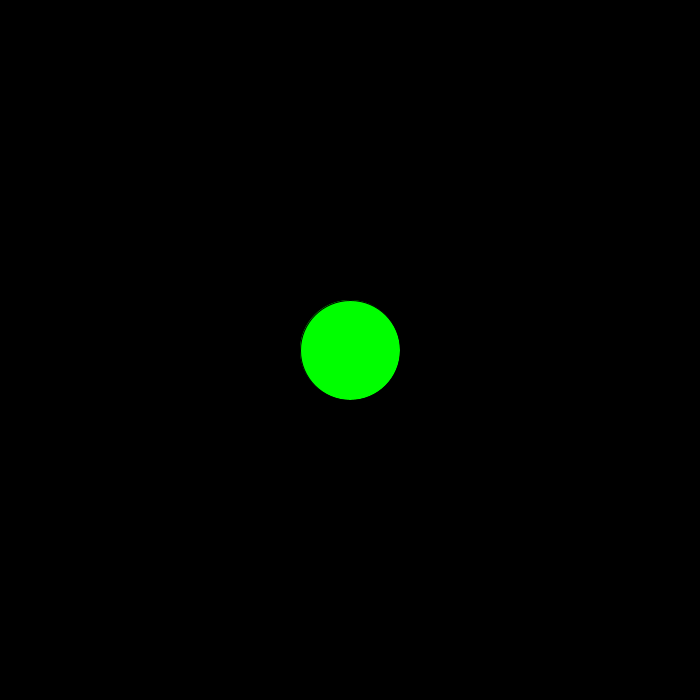
Frame 1 (no input)
Frame 60 (the mouse pressed at the canvas centre just before this capture): identical to frame 1, image omitted
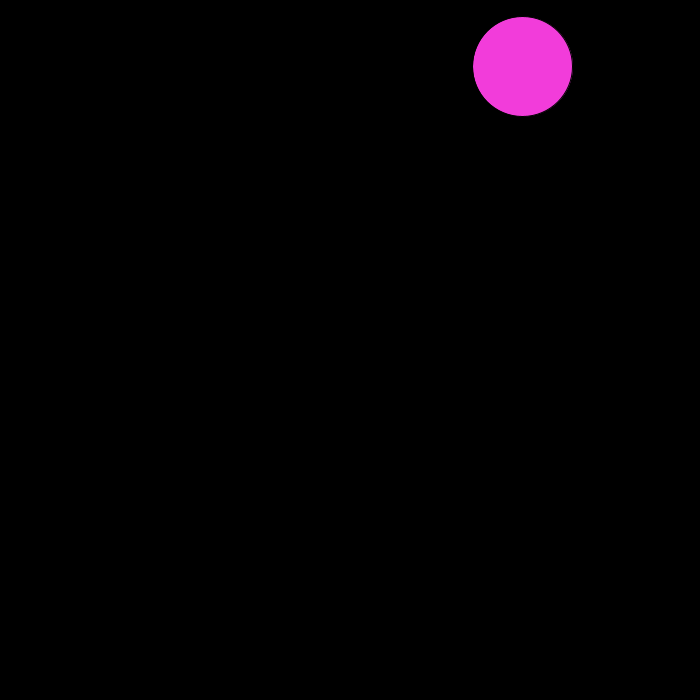
Frame 120 (the mouse held since frame 60 and released just before this capture)

The Processing sketch that drew these frames (run headless with seeded random() and noise(); from frame 60 on, the mouse is pressed at the canvas centre):

// Processing sketch: conditional_statemnt
// ── conditional_statemnt.pde
/*
///////////////////////////////////////////
 Another demo exploring conditionals and random()
 
 Click the mouse to change ellipse fill and movement
 
 ///////////////////////////////////////////
 */

// global variables for ellipse
float x, y, xMove, yMove;  

// global variables for fill
float r= 0;
float g= 255;
float b= 0;

void setup() {
  size (700, 700);
  //start ellipse at canvas center
  x= width/2;
  y= height/2;
}

void draw() {
  background (0);
  fill (r,g,b);
  ellipse (x, y, 100, 100);

  //increment the x, y location
  x= x + xMove;  
  y= y + yMove;

  //if x or y go beyond bounds of canvas, flip direction
  if (x> width || x < 0) { 
    xMove= -xMove;
  }
  if (y> height || y <0) {
    yMove = -yMove;
  }

  //print values to the console
  println ("x: " + x + " y: " + y + " xMove: " + xMove + " yMove: " + yMove);
}

//click mouse to return new random values for xMove and yMove
void mousePressed() {
  xMove= random (-10, 10);
  yMove= random (-10, 10);
  r= random (255);
  g= random (255);
  b= random (255);
}
